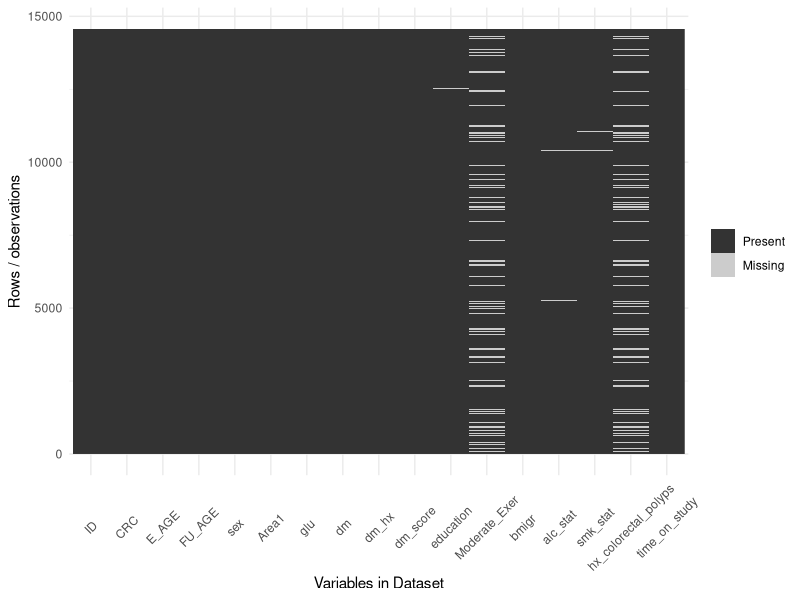
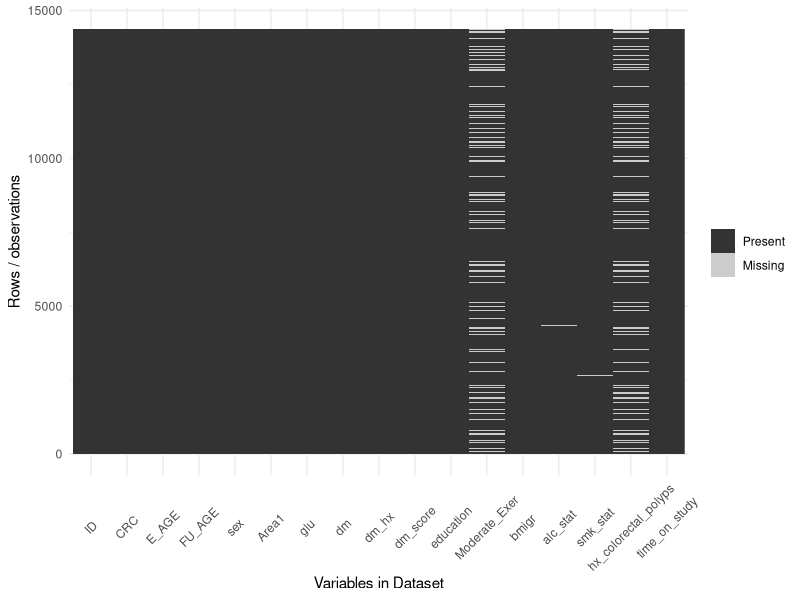
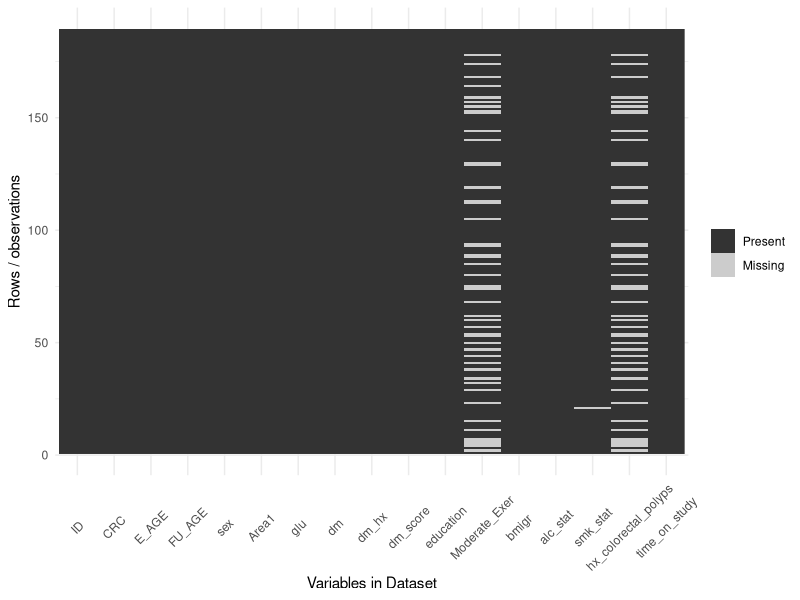
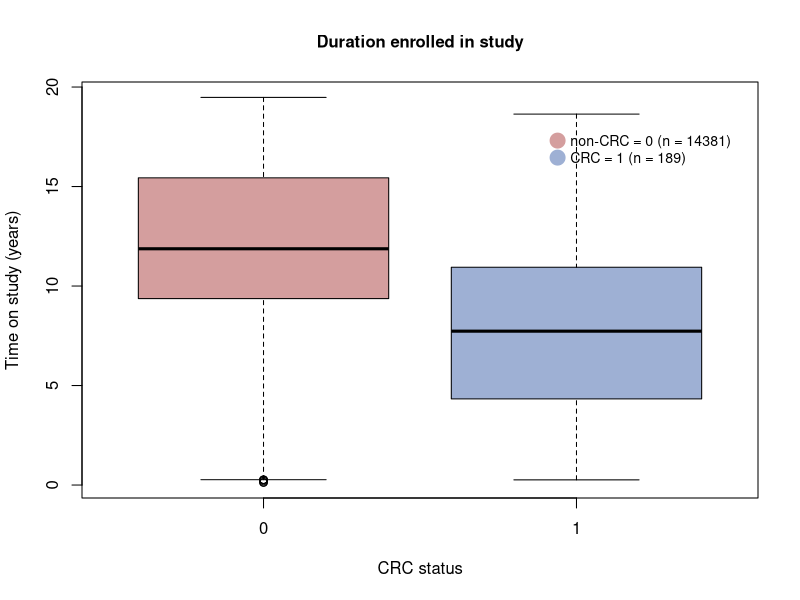

The R source for these figures, in order:
library(dplyr)
library(caret)
library(ggplot2)

### Set up data ----------------------------------------------------------------
data = read.csv("datasets/KMCC DM CRC.csv")

# setting factor variables
var_ind = c(2,5,6,8,9,10,11,12,13,14,15,16)
for(i in 1:length(var_ind)){
  data[,var_ind[i]] = as.factor(data[,var_ind[i]])
}
new_data = data
miss_var_ind = c(11,12,14,15,16)
# if certain column values = 6 or 9, then replace the value with an NA
new_data[, miss_var_ind][new_data[,miss_var_ind] == 6 | 
                           new_data[,miss_var_ind] == 9] = NA
# time on study
new_data$time_on_study = data$FU_AGE - data$E_AGE

### Checking for missingness ---------------------------------------------------

ggplot_missing = function(x){
  if(!require(reshape2)){warning('you need to install reshape2')} 
  require(reshape2)
  require(ggplot2)
  # This function produces a plot of the missing data pattern
  # in x. It is a modified version of a function in the 'neato' package
  x %>%
    is.na %>%
    melt %>% ggplot(data = .,
                    aes(x = Var2,
                        y = Var1)) +
    geom_raster(aes(fill = value)) + 
    scale_fill_grey(name = "", labels = c("Present","Missing")) + 
    theme_minimal() +
    theme(axis.text.x = element_text(angle=45, vjust=0.5)) + 
    labs(x = "Variables in Dataset",
         y = "Rows / observations")
} 
ggplot_missing(new_data) # Moderate_Exer and hx_colorectal_polyps have majority missing
sum(is.na(new_data$Moderate_Exer)) #num of missing Moderate_Exer values = 2436
sum(is.na(new_data$hx_colorectal_polyps)) # num of missing hx values = 2277

### Summary stats --------------------------------------------------------------

not_new = new_data%>% filter(CRC == 0)
crc_new = new_data%>% filter(CRC == 1)

ggplot_missing(not_new)
ggplot_missing(crc_new)

par(cex.main=1)
boxplot(time_on_study~CRC,data=new_data,
        main="Duration enrolled in study",
        col = c(rgb(0.83, 0.62, 0.62), rgb(0.62, 0.69, 0.83)),
        xlab="CRC status", ylab="Time on study (years)")
# Add a legend
legend("topright", legend = c("non-CRC = 0 (n = 14381)","CRC = 1 (n = 189)") , 
       col = c(rgb(0.83, 0.62, 0.62), rgb(0.62, 0.69, 0.83)), 
       bty = "n", pch=20 , pt.cex = 3, cex = 0.85, 
       horiz = FALSE, inset = c(0.03, 0.1))
